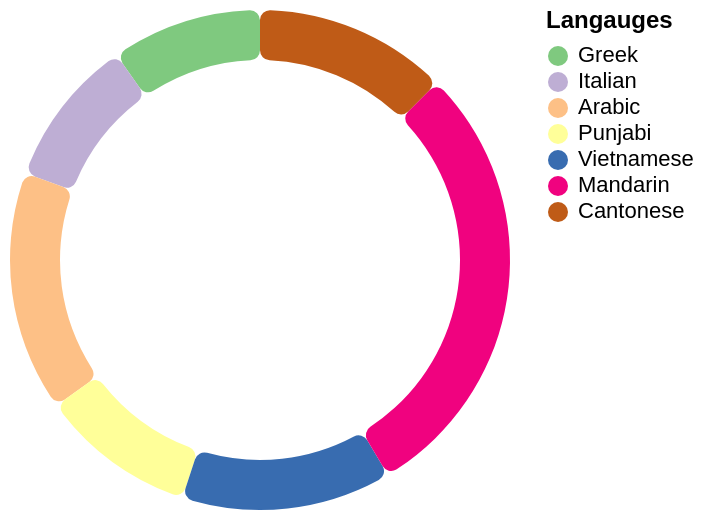

Vega-Lite specification stored for this chart:
### Vega-Lite specification from a JSON file in a GitHub repository (floating-point values rounded to 4 significant figures)
{"$schema": "https://vega.github.io/schema/vega-lite/v6.json", "description": "Top 7 langauges spoken at home in Australia excludign english 2021", "width": 250, "height": 250, "data": {"values": [{"category": "Greek", "value": 229643}, {"category": "Italian", "value": 228042}, {"category": "Arabic", "value": 367159}, {"category": "Punjabi", "value": 239033}, {"category": "Vietnamese", "value": 320758}, {"category": "Mandarin", "value": 685274}, {"category": "Cantonese", "value": 295281}]}, "params": [{"name": "lang_highlight", "select": {"type": "point", "fields": ["category"]}, "bind": "legend"}], "layer": [{"mark": {"type": "arc", "innerRadius": 100, "cornerRadius": 5}, "encoding": {"theta": {"field": "value", "type": "quantitative"}, "color": {"field": "category", "type": "nominal", "scale": {"domain": ["Greek", "Italian", "Arabic", "Punjabi", "Vietnamese", "Mandarin", "Cantonese"], "range": ["#7fc97f", "#beaed4", "#fdc086", "#ffff99", "#386cb0", "#f0027f", "#bf5b17"]}, "legend": {"title": "Langauges", "labelFontSize": 11, "titleFontSize": 12, "titleFontWeight": "bold"}}, "opacity": {"condition": {"param": "lang_highlight", "value": 1}, "value": 0.25}, "tooltip": [{"field": "category", "type": "nominal", "title": "Language"}, {"field": "value", "type": "quantitative", "aggregate": "sum", "title": "Number of speakers", "format": ","}]}}], "config": {}}
